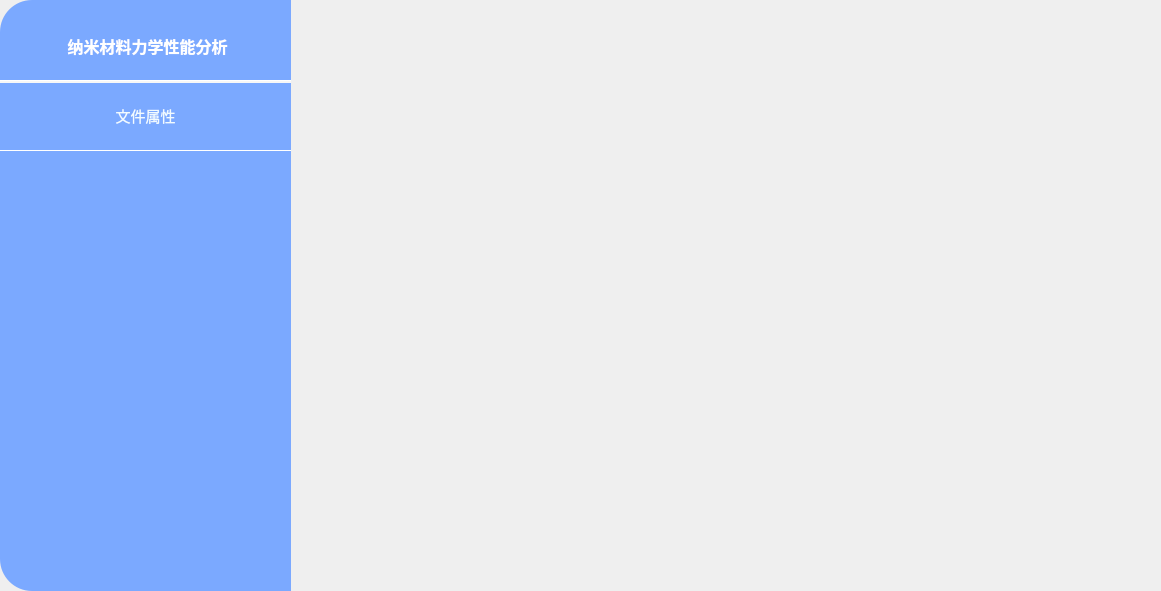
   <widget class="QFrame" name="frame">
    <property name="geometry">
     <rect>
      <x>0</x>
      <y>0</y>
      <width>1161</width>
      <height>591</height>
     </rect>
    </property>
    <property name="styleSheet">
     <string notr="true">border-radius: 5px;</string>
    </property>
    <property name="frameShape">
     <enum>QFrame::StyledPanel</enum>
    </property>
    <property name="frameShadow">
     <enum>QFrame::Raised</enum>
    </property>
    <widget class="QFrame" name="frame_1">
     <property name="geometry">
      <rect>
       <x>0</x>
       <y>0</y>
       <width>291</width>
       <height>591</height>
      </rect>
     </property>
     <property name="styleSheet">
      <string notr="true">QFrame#frame_1{
	background-color: rgb(123, 169, 255);
	border-top-left-radius:32px;
	border-top-right-radius:0px;
	border-bottom-right-radius:0px;
	border-bottom-left-radius:32px;
}</string>
     </property>
     <property name="frameShape">
      <enum>QFrame::StyledPanel</enum>
     </property>
     <property name="frameShadow">
      <enum>QFrame::Raised</enum>
     </property>
     <widget class="QPushButton" name="inter_tilte">
      <property name="geometry">
       <rect>
        <x>0</x>
        <y>10</y>
        <width>291</width>
        <height>71</height>
       </rect>
      </property>
      <property name="font">
       <font>
        <family>微软雅黑</family>
        <pointsize>12</pointsize>
        <weight>75</weight>
        <bold>true</bold>
        <kerning>true</kerning>
       </font>
      </property>
      <property name="styleSheet">
       <string notr="true">border:none;
color: rgb(255, 255, 255);</string>
      </property>
      <property name="text">
       <string> 纳米材料力学性能分析</string>
      </property>
      <property name="icon">
       <iconset resource="../icon/icon.qrc">
        <normaloff>:/svg/namicailiao.svg</normaloff>:/svg/namicailiao.svg</iconset>
      </property>
      <property name="iconSize">
       <size>
        <width>28</width>
        <height>28</height>
       </size>
      </property>
     </widget>
     <widget class="QLabel" name="path_show">
      <property name="geometry">
       <rect>
        <x>10</x>
        <y>170</y>
        <width>261</width>
        <height>71</height>
       </rect>
      </property>
      <property name="font">
       <font>
        <family>微软雅黑</family>
       </font>
      </property>
      <property name="styleSheet">
       <string notr="true">color: white;</string>
      </property>
      <property name="text">
       <string/>
      </property>
     </widget>
     <widget class="QLabel" name="size_show">
      <property name="geometry">
       <rect>
        <x>10</x>
        <y>260</y>
        <width>271</width>
        <height>31</height>
       </rect>
      </property>
      <property name="font">
       <font>
        <family>微软雅黑</family>
       </font>
      </property>
      <property name="styleSheet">
       <string notr="true">color: white;</string>
      </property>
      <property name="text">
       <string/>
      </property>
     </widget>
     <widget class="QLabel" name="duration_show">
      <property name="geometry">
       <rect>
        <x>10</x>
        <y>310</y>
        <width>191</width>
        <height>31</height>
       </rect>
      </property>
      <property name="font">
       <font>
        <family>微软雅黑</family>
       </font>
      </property>
      <property name="styleSheet">
       <string notr="true">color: white;</string>
      </property>
      <property name="text">
       <string/>
      </property>
     </widget>
     <widget class="QLabel" name="label_7">
      <property name="geometry">
       <rect>
        <x>0</x>
        <y>80</y>
        <width>291</width>
        <height>3</height>
       </rect>
      </property>
      <property name="styleSheet">
       <string notr="true">background-color: rgb(247, 247, 247);</string>
      </property>
      <property name="text">
       <string/>
      </property>
     </widget>
     <widget class="QLabel" name="label_8">
      <property name="geometry">
       <rect>
        <x>0</x>
        <y>80</y>
        <width>291</width>
        <height>71</height>
       </rect>
      </property>
      <property name="font">
       <font>
        <family>微软雅黑</family>
        <pointsize>11</pointsize>
       </font>
      </property>
      <property name="styleSheet">
       <string notr="true">border-top: 1px solid white; 
border-bottom: 1px solid white;
border-radius: 0;
color: rgb(242, 251, 255);</string>
      </property>
      <property name="text">
       <string>文件属性</string>
      </property>
      <property name="alignment">
       <set>Qt::AlignCenter</set>
      </property>
     </widget>
    </widget>
   </widget>
